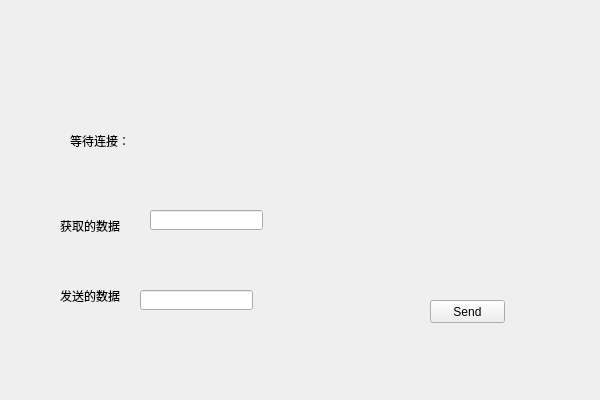
<?xml version="1.0" encoding="UTF-8"?>
<ui version="4.0">
 <class>tcp_testClass</class>
 <widget class="QWidget" name="tcp_testClass">
  <property name="geometry">
   <rect>
    <x>0</x>
    <y>0</y>
    <width>600</width>
    <height>400</height>
   </rect>
  </property>
  <property name="windowTitle">
   <string>tcp_test</string>
  </property>
  <widget class="QLabel" name="m_StatusLabel">
   <property name="geometry">
    <rect>
     <x>70</x>
     <y>100</y>
     <width>211</width>
     <height>81</height>
    </rect>
   </property>
   <property name="text">
    <string>等待连接：</string>
   </property>
  </widget>
  <widget class="QLabel" name="label">
   <property name="geometry">
    <rect>
     <x>60</x>
     <y>210</y>
     <width>81</width>
     <height>31</height>
    </rect>
   </property>
   <property name="text">
    <string>获取的数据</string>
   </property>
  </widget>
  <widget class="QLabel" name="label_2">
   <property name="geometry">
    <rect>
     <x>60</x>
     <y>280</y>
     <width>81</width>
     <height>31</height>
    </rect>
   </property>
   <property name="text">
    <string>发送的数据</string>
   </property>
  </widget>
  <widget class="QLineEdit" name="m_GetLineEdit">
   <property name="geometry">
    <rect>
     <x>150</x>
     <y>210</y>
     <width>113</width>
     <height>20</height>
    </rect>
   </property>
  </widget>
  <widget class="QLineEdit" name="m_SendLineEdit">
   <property name="geometry">
    <rect>
     <x>140</x>
     <y>290</y>
     <width>113</width>
     <height>20</height>
    </rect>
   </property>
  </widget>
  <widget class="QPushButton" name="m_BtnSend">
   <property name="geometry">
    <rect>
     <x>430</x>
     <y>300</y>
     <width>75</width>
     <height>23</height>
    </rect>
   </property>
   <property name="text">
    <string>Send</string>
   </property>
  </widget>
 </widget>
 <layoutdefault spacing="6" margin="11"/>
 <resources>
  <include location="tcp_test.qrc"/>
 </resources>
 <connections>
  <connection>
   <sender>m_BtnSend</sender>
   <signal>clicked()</signal>
   <receiver>tcp_testClass</receiver>
   <slot>SendMessage()</slot>
   <hints>
    <hint type="sourcelabel">
     <x>462</x>
     <y>310</y>
    </hint>
    <hint type="destinationlabel">
     <x>382</x>
     <y>251</y>
    </hint>
   </hints>
  </connection>
 </connections>
 <slots>
  <slot>SendMessage()</slot>
 </slots>
</ui>
